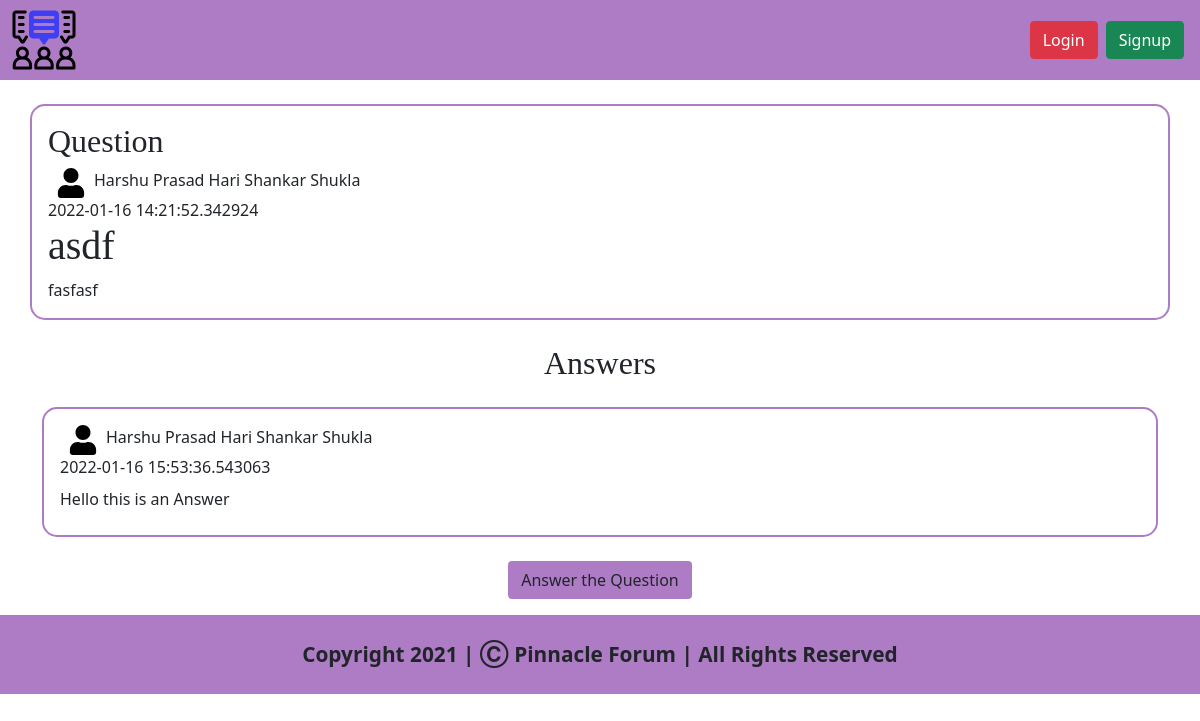
The page /question/67b3b84c9eb7403997dfd7df95207ec6 on the database its author committed.
### views/models.py (models this page shows)
class Question(db.Model):
    questionId = db.Column(db.String(1000),primary_key=True)
    questionTitle = db.Column(db.String(250),nullable=False)
    questionDescription = db.Column(db.String(250000),nullable=False)
    userNameOfAsker = db.Column(db.String(1000),nullable=False)
    realNameOfAsker = db.Column(db.String(250),nullable=False)
    categoryId = db.Column(db.String(300),nullable=False)
    dateNow = db.Column(db.DateTime,default=datetime.utcnow())

class Answer(db.Model):
    answerId = db.Column(db.String(1000),primary_key=True)
    questionIdOfAnswer = db.Column(db.String(1000),nullable=False) # This is the id of the questio of which is the answer
    answerDescription = db.Column(db.String(250000),nullable=False)
    userNameOfAnswerer = db.Column(db.String(1000),nullable=False)
    realNameOfAnswerer = db.Column(db.String(250),nullable=False)
    dateNow = db.Column(db.DateTime,default=datetime.utcnow())

### views/question.py (the view)
@question.route('/<string:questionId>')
def renderquestionPageFunction(questionId):
    questionObject = Question.query.filter_by(questionId=questionId).first() # Getting the question having ID passed in url
    answersListLength = Answer.query.filter_by(questionIdOfAnswer=questionId).count() # Counting no. of answers that assigned to the question
    if answersListLength == 0:
        return render_template('question.html',user=current_user,question=questionObject,noAnswers=True) # Rendering HTML Page
    else:
        answersList = Answer.query.filter_by(questionIdOfAnswer=questionId).all() # Getting List of Answers attached to this question
        return render_template('question.html',user=current_user,question=questionObject,noAnswers=False,answers=answersList) # Rendering HTML Page

### views/templates/question.html (shortened to what this page needs)
<!doctype html>
<html lang="en">
<head>
  <link href="https://cdn.jsdelivr.net/npm/bootstrap@5.1.3/dist/css/bootstrap.min.css" rel="stylesheet"
>
  <link rel="stylesheet" href="{{ url_for('static',filename='css/question.css') }}">
</head>
<body>
  <nav class="navbar navbar-expand-lg navbar-light  navigation-bar" style="background-color: rgb(174, 123, 197);">
    <div class="container-fluid">
      <a href="/">
        <img src="../static/img/logo.png" id="companyLogoNavigationBar" style="cursor: pointer;">
      </a>
      <div class="collapse navbar-collapse" id="navbarSupportedContent">
        <form class="d-flex">
          {% if user.is_authenticated %}
          <a class="btn btn-danger mx-1" href="/logout">Logout</a>
          <a href="/profile/{{user.userName}}" class="user-icon-navbar mx-2">
            <img src="../static/img/user-icon.svg" style="height: 30px; width: 30px;">
          </a>
          {% else %}
          <a class="btn btn-danger mx-1" data-bs-toggle="modal" data-bs-target="#loginFormModal">Login</a>
          <a class="btn btn-success mx-1" data-bs-toggle="modal" data-bs-target="#signupFormModal">Signup</a>
          {% endif %}
        </form>
      </div>
    </div>
  </nav>
  <div class="mainQuestionArea container py-3 px-3 my-4">
    <h2 class="mainHeading">Question</h2>
    <div class="user-info-question">
      <a href="/profile/{{question.userNameOfAsker}}"><img src="../static/img/user-icon.svg" class="user-icon-question mx-2"></a>
      <span class="realNameOfUser">{{question.realNameOfAsker}}</span>
    </div>
    <span class="question-time">
      {{question.dateNow}}
    </span>
    <div class="main-question-information">
      <h1 class="question-title">
        {{question.questionTitle}}
      </h1>
      <div class="question-description">
        {{question.questionDescription}}
      </div>
    </div>
  </div>
  {% if noAnswers %}
  <div class="mainAnswersParentDiv container">
    <h2 class="text-center">This Question has no Answers</h2>
  </div>
  {% else %}
  <div class="mainAnswersParentDiv container">
    <h2 class="text-center mainHeading">Answers</h2>
    {% for answer in answers %}
    <div class="answer-div py-3 px-3 my-4">
      <div class="user-info-question">
        <a href="/profile/{{answer.userNameOfAnswerer}}"><img src="../static/img/user-icon.svg" class="user-icon-question mx-2"></a>
        <span>{{answer.realNameOfAnswerer}}</span>
      </div>
      <span class="question-time">
        {{answer.dateNow}}
      </span>
      <div class="answer-description my-2">
        {{answer.answerDescription}}
      </div>
    </div>
    {% endfor %}
    </div>
    {% endif %}
  <div class="answer-question-parent-div my-3">
    <button type="button" class="btn noModalButtonElement" style="background-color: rgb(174, 123, 197);"
      data-bs-toggle="modal" data-bs-target="#askQuestionModal">
      Answer the Question
    </button>
  </div>
  <footer class="py-4"
    style="background-color: rgb(174, 123, 197); width: 100%; font-weight: bold; font-size: 1.3rem; text-align: center;">
    Copyright 2021 | Ⓒ Pinnacle Forum | All Rights Reserved
  </footer>
</body>
</html>

### views/static/css/question.css (style rules this page uses)
* { margin: 0px; padding: 0px; }
.mainHeading { font-family: 'Merriweather', serif; }
.mainQuestionArea { border: 2px solid rgb(174, 123, 197); border-radius: 15px; }
.user-info-question { display: flex; }
.user-icon-question { height: 30px; width: 30px; }
.question-title { font-family: 'Merriweather', serif; }
.answer-question-parent-div { display: flex; align-items: center; justify-content: center; flex-direction: column; }
.answer-div { border: 2px solid rgb(174, 123, 197); border-radius: 15px; }

### rows shown on the page
Question: realNameOfAsker "Harshu Prasad Hari Shankar Shukla", dateNow "2022-01-16 14:21:52.342924", questionTitle "asdf", questionDescription "fasfasf"
Answer: realNameOfAnswerer "Harshu Prasad Hari Shankar Shukla", dateNow "2022-01-16 15:53:36.543063", answerDescription "Hello this is an Answer"
